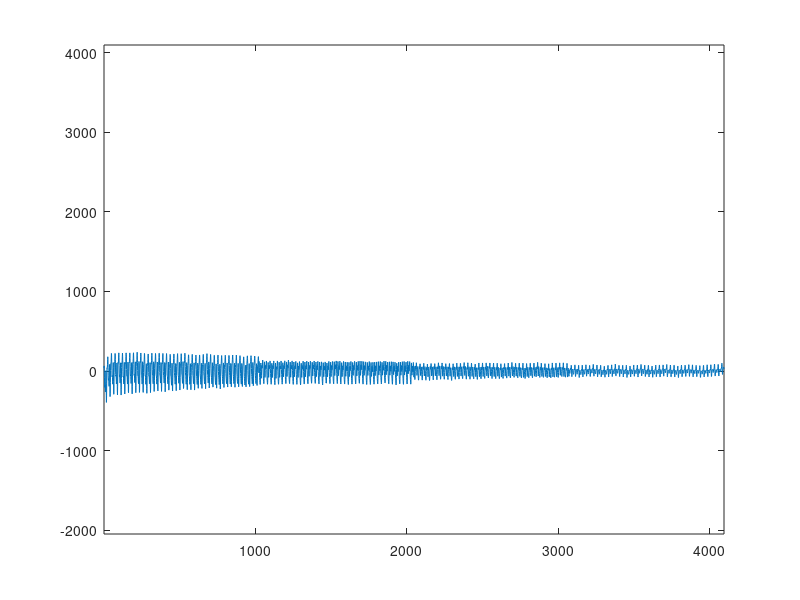

Reproduce this figure in MATLAB.




%
clc
clear all
%load('Sensor_Data/PickupData/pickup_data.mat');
load('Sensor_Data/guitar_data.mat');
% load('Sensor_Data/guitar_data.mat');
% load('Sensor_Data/test_data.mat');
% load('Sensor_Data/test_40k.mat');
format long g

fs = guitar.fs;
N = 4096;

%signal = test.E.fast;
signal = guitar.e.clean;



numFrames = length(signal) / N;
frameTime = N * 1/fs;
frame = zeros(1,N);

%plotting
figure(1)
graph = plot(frame);
axis tight
ylim([-2048 4096])

%DC filter
fc = 55;
fn = fc / (fs/2);
order = 1;
[b, a] = butter(order, fn, 'high');


for k = 1 : numFrames 
    
    frameCounter = (k - 1) * N + 1 : N * k;
    frame = [signal(frameCounter)];
    %subtract the DC bias of the MCU ADC
    frame = double(frame) - 2212;
    % further DC filtering
    xf = filtfilt(b,a,frame);
    
    %
    %      PDA Functions
    %-------------------------------------------------- 
  
    
    %-------------------------------------------------- 
    %
    %
    set(graph, 'yData', xf)
    drawnow
    pause(0.25)

end

function init_plot 




end




